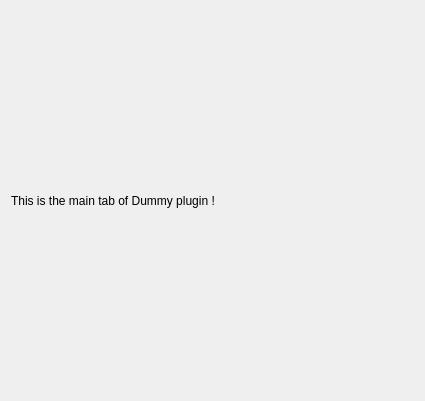
<?xml version="1.0" encoding="UTF-8"?>
<ui version="4.0">
 <class>SimTab</class>
 <widget class="QWidget" name="SimTab">
  <property name="geometry">
   <rect>
    <x>0</x>
    <y>0</y>
    <width>425</width>
    <height>401</height>
   </rect>
  </property>
  <property name="windowTitle">
   <string>Form</string>
  </property>
  <layout class="QVBoxLayout" name="verticalLayout">
   <item>
    <widget class="QLabel" name="label">
     <property name="text">
      <string>This is the main tab of Dummy plugin !</string>
     </property>
    </widget>
   </item>
  </layout>
 </widget>
 <resources/>
 <connections/>
</ui>
